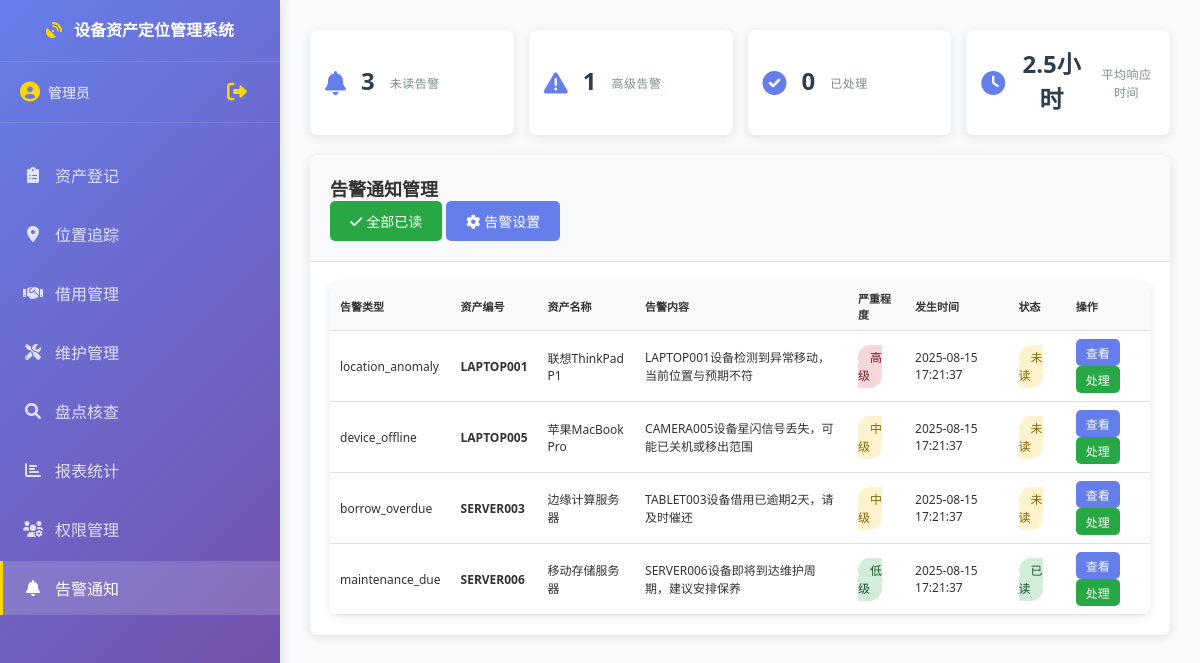
Page /alert_notification on the earlier database version.
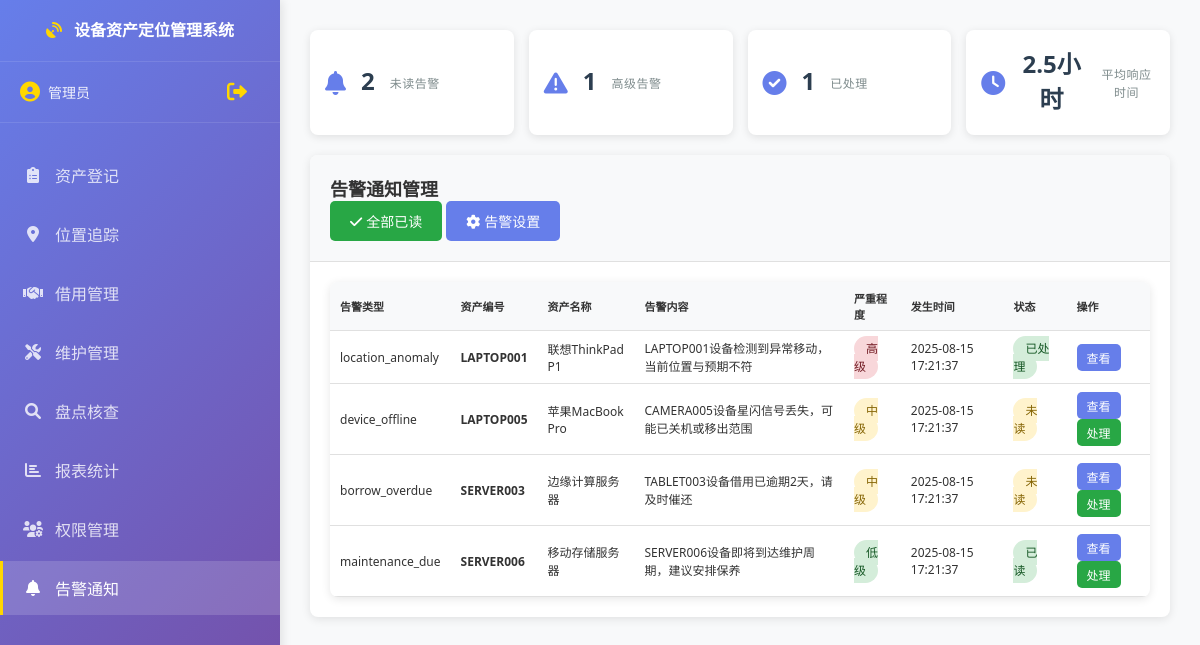
Same page on the later database version.
### tables this page shows
CREATE TABLE alerts (
            id INTEGER PRIMARY KEY AUTOINCREMENT,
            alert_type VARCHAR(50) NOT NULL,
            asset_id INTEGER,
            title VARCHAR(100) NOT NULL,
            message TEXT NOT NULL,
            severity VARCHAR(20) DEFAULT 'medium',
            status VARCHAR(20) DEFAULT 'unread',
            created_at TIMESTAMP DEFAULT CURRENT_TIMESTAMP,
            resolved_at TIMESTAMP,
            FOREIGN KEY (asset_id) REFERENCES assets (id)
        );

CREATE TABLE assets (
            id INTEGER PRIMARY KEY AUTOINCREMENT,
            asset_code VARCHAR(50) UNIQUE NOT NULL,
            asset_name VARCHAR(100) NOT NULL,
            category VARCHAR(50) NOT NULL,
            brand VARCHAR(50),
            model VARCHAR(50),
            purchase_date DATE,
            purchase_price DECIMAL(10,2),
            current_location VARCHAR(100),
            status VARCHAR(20) DEFAULT 'available',
            star_flash_tag_id VARCHAR(50),
            created_at TIMESTAMP DEFAULT CURRENT_TIMESTAMP,
            updated_at TIMESTAMP DEFAULT CURRENT_TIMESTAMP
        );

### app.py (the view)
@app.route('/alert_notification')
def alert_notification():
    conn = get_db_connection()
    alerts = conn.execute('''
        SELECT al.*, a.asset_name, a.asset_code
        FROM alerts al
        LEFT JOIN assets a ON al.asset_id = a.id
        ORDER BY al.created_at DESC
    ''').fetchall()
    unread_alerts = len([a for a in alerts if a['status'] == 'unread'])
    high_alerts = len([a for a in alerts if a['severity'] == 'high'])
    resolved_alerts = len([a for a in alerts if a['status'] == 'resolved'])
    conn.close()
    return render_template('index.html', active_page='alert_notification',
                         alerts=alerts, unread_alerts=unread_alerts,
                         high_alerts=high_alerts, resolved_alerts=resolved_alerts)

### database.py (called while the page is built)
def get_db_connection():
    conn = sqlite3.connect(DATABASE_PATH)
    conn.row_factory = sqlite3.Row
    return conn

### templates/index.html (shortened to what this page needs)
{% extends "base.html" %}  {%
block content %} {% if active_page == 'asset_register' %} {% include
'modules/asset_register.html' %} {% elif active_page == 'location_tracking' %}
{% include 'modules/location_tracking.html' %} {% elif active_page ==
'borrow_management' %} {% include 'modules/borrow_management.html' %} {% elif
active_page == 'maintenance_management' %} {% include
'modules/maintenance_management.html' %} {% elif active_page ==
'inventory_check' %} {% include 'modules/inventory_check.html' %} {% elif
active_page == 'report_statistics' %} {% include
'modules/report_statistics.html' %} {% elif active_page ==
'permission_management' %} {% include 'modules/permission_management.html' %} {%
elif active_page == 'alert_notification' %} {% include
'modules/alert_notification.html' %} {% endif %} {% endblock %}

### templates/base.html (shortened to what this page needs)
<!DOCTYPE html>
<html lang="zh-CN">
  <head>
    <link
      rel="stylesheet"
      href="{{ url_for('static', filename='css/style.css') }}"
    />
    <link
      rel="stylesheet"
      href="https://cdnjs.cloudflare.com/ajax/libs/font-awesome/6.0.0/css/all.min.css"
    />
  </head>
  <body>
    <div class="container">
      <nav class="sidebar">
        <div class="sidebar-header">
          <h2><i class="fas fa-satellite-dish"></i> 设备资产定位管理系统</h2>
        </div>
        <div class="user-info">
          <i class="fas fa-user-circle"></i>
          <span>管理员</span>
          <button class="btn-logout" onclick="logout()">
            <i class="fas fa-sign-out-alt"></i>
          </button>
        </div>
        <ul class="nav-menu">
          <li
            class="nav-item {{ 'active' if active_page == 'asset_register' }}"
          >
            <a href="{{ url_for('asset_register') }}">
              <i class="fas fa-clipboard-list"></i>
              <span>资产登记</span>
            </a>
          </li>
          <li
            class="nav-item {{ 'active' if active_page == 'location_tracking' }}"
          >
            <a href="{{ url_for('location_tracking') }}">
              <i class="fas fa-map-marker-alt"></i>
              <span>位置追踪</span>
            </a>
          </li>
          <li
            class="nav-item {{ 'active' if active_page == 'borrow_management' }}"
          >
            <a href="{{ url_for('borrow_management') }}">
              <i class="fas fa-handshake"></i>
              <span>借用管理</span>
            </a>
          </li>
          <li
            class="nav-item {{ 'active' if active_page == 'maintenance_management' }}"
          >
            <a href="{{ url_for('maintenance_management') }}">
              <i class="fas fa-tools"></i>
              <span>维护管理</span>
            </a>
          </li>
          <li
            class="nav-item {{ 'active' if active_page == 'inventory_check' }}"
          >
            <a href="{{ url_for('inventory_check') }}">
              <i class="fas fa-search"></i>
              <span>盘点核查</span>
            </a>
          </li>
          <li
            class="nav-item {{ 'active' if active_page == 'report_statistics' }}"
          >
            <a href="{{ url_for('report_statistics') }}">
              <i class="fas fa-chart-bar"></i>
              <span>报表统计</span>
            </a>
          </li>
          <li
            class="nav-item {{ 'active' if active_page == 'permission_management' }}"
          >
            <a href="{{ url_for('permission_management') }}">
              <i class="fas fa-users-cog"></i>
              <span>权限管理</span>
            </a>
          </li>
          <li
            class="nav-item {{ 'active' if active_page == 'alert_notification' }}"
          >
            <a href="{{ url_for('alert_notification') }}">
              <i class="fas fa-bell"></i>
              <span>告警通知</span>
            </a>
          </li>
        </ul>
      </nav>
      <main class="main-content">
        <div class="content-body">{% block content %}{% endblock %}</div>
      </main>
    </div>
  </body>
</html>

### templates/modules/alert_notification.html
<div class="stats-grid">
  <div class="stat-card">
    <div class="icon"><i class="fas fa-bell"></i></div>
    <div class="number">{{ unread_alerts }}</div>
    <div class="label">未读告警</div>
  </div>
  <div class="stat-card">
    <div class="icon"><i class="fas fa-exclamation-triangle"></i></div>
    <div class="number">{{ high_alerts }}</div>
    <div class="label">高级告警</div>
  </div>
  <div class="stat-card">
    <div class="icon"><i class="fas fa-check-circle"></i></div>
    <div class="number">{{ resolved_alerts }}</div>
    <div class="label">已处理</div>
  </div>
  <div class="stat-card">
    <div class="icon"><i class="fas fa-clock"></i></div>
    <div class="number">2.5小时</div>
    <div class="label">平均响应时间</div>
  </div>
</div>
<div class="card">
  <div class="card-header">
    <h3>告警通知管理</h3>
    <div>
      <button class="btn btn-success" onclick="markAllAlertsRead()">
        <i class="fas fa-check"></i> 全部已读
      </button>
      <button class="btn btn-primary" onclick="showAlertSettings()">
        <i class="fas fa-cog"></i> 告警设置
      </button>
    </div>
  </div>
  <div class="card-body">
    <table class="table">
      <thead>
        <tr>
          <th>告警类型</th>
          <th>资产编号</th>
          <th>资产名称</th>
          <th>告警内容</th>
          <th>严重程度</th>
          <th>发生时间</th>
          <th>状态</th>
          <th>操作</th>
        </tr>
      </thead>
      <tbody>
        {% for alert in alerts %}
        <tr data-alert-id="{{ alert.id }}">
          <td>{{ alert.alert_type }}</td>
          <td><strong>{{ alert.asset_code or '-' }}</strong></td>
          <td>{{ alert.asset_name or '系统' }}</td>
          <td>{{ alert.message }}</td>
          <td>
            {% if alert.severity == 'high' %}
            <span class="status-badge status-maintenance">高级</span>
            {% elif alert.severity == 'medium' %}
            <span class="status-badge status-borrowed">中级</span>
            {% else %}
            <span class="status-badge status-available">低级</span>
            {% endif %}
          </td>
          <td>{{ alert.created_at }}</td>
          <td>
            {% if alert.status == 'unread' %}
            <span class="status-badge status-borrowed">未读</span>
            {% elif alert.status == 'resolved' %}
            <span class="status-badge status-available">已处理</span>
            {% else %}
            <span class="status-badge status-available">已读</span>
            {% endif %}
          </td>
          <td>
            <button
              class="btn btn-primary btn-sm"
              onclick="viewAlert({{ alert.id }})"
            >
              查看
            </button>
            {% if alert.status != 'resolved' %}
            <button
              class="btn btn-success btn-sm"
              onclick="resolveAlert({{ alert.id }})"
            >
              处理
            </button>
            {% endif %}
          </td>
        </tr>
        {% endfor %}
      </tbody>
    </table>
  </div>
</div>

### static/css/style.css (style rules this page uses)
* { margin: 0; padding: 0; box-sizing: border-box; }
body { font-family: "Segoe UI", Tahoma, Geneva, Verdana, sans-serif; background-color: #f5f5f5; color: #333; }
.container { display: flex; height: 100vh; }
.sidebar { width: 280px; background: linear-gradient(135deg, #667eea 0%, #764ba2 100%); color: white; position: fixed; height: 100vh; overflow-y: auto; box-shadow: 2px 0 10px rgba(0, 0, 0, 0.1); }
.sidebar-header { padding: 20px; text-align: center; border-bottom: 1px solid rgba(255, 255, 255, 0.1); }
.sidebar-header h2 { font-size: 16px; font-weight: 600; line-height: 1.3; word-break: break-word; }
.sidebar-header i { margin-right: 8px; color: #ffd700; }
.nav-menu { list-style: none; padding: 20px 0; }
.nav-item { margin: 5px 0; }
.nav-item a { display: flex; align-items: center; padding: 15px 20px; color: rgba(255, 255, 255, 0.8); text-decoration: none; transition: all 0.3s ease; border-left: 3px solid transparent; }
.nav-item.active a { background-color: rgba(255, 255, 255, 0.15); color: white; border-left-color: #ffd700; }
.nav-item i { width: 20px; margin-right: 12px; text-align: center; }
.main-content { flex: 1; margin-left: 280px; display: flex; flex-direction: column; height: 100vh; }
.user-info { display: flex; align-items: center; padding: 15px 20px; border-bottom: 1px solid rgba(255, 255, 255, 0.1); color: rgba(255, 255, 255, 0.9); font-size: 14px; }
.user-info i { font-size: 20px; margin-right: 8px; color: #ffd700; }
.btn-logout { background: none; border: none; color: rgba(255, 255, 255, 0.7); cursor: pointer; margin-left: auto; padding: 5px; border-radius: 3px; transition: all 0.3s ease; }
.content-body { flex: 1; padding: 30px; overflow-y: auto; background-color: #f8f9fa; }
.card { background: white; border-radius: 8px; box-shadow: 0 2px 10px rgba(0, 0, 0, 0.1); margin-bottom: 20px; overflow: hidden; }
.card-header { padding: 20px; border-bottom: 1px solid #e0e0e0; background-color: #f8f9fa; }
.card-header h3 { font-size: 18px; font-weight: 600; color: #333; }
.card-body { padding: 20px; }
.btn { padding: 10px 20px; border: none; border-radius: 5px; cursor: pointer; font-size: 14px; font-weight: 500; text-decoration: none; display: inline-block; transition: all 0.3s ease; }
.btn-primary { background-color: #667eea; color: white; }
.btn-success { background-color: #28a745; color: white; }
.table { width: 100%; border-collapse: collapse; background: white; border-radius: 8px; overflow: hidden; box-shadow: 0 2px 10px rgba(0, 0, 0, 0.1); }
.table th, .table td { padding: 10px 12px; text-align: left; border-bottom: 1px solid #e0e0e0; font-size: 13px; }
.table th { background-color: #f8f9fa; font-weight: 600; color: #333; font-size: 12px; }
.status-badge { padding: 4px 12px; border-radius: 20px; font-size: 12px; font-weight: 500; text-transform: uppercase; }
.status-available { background-color: #d4edda; color: #155724; }
.status-borrowed { background-color: #fff3cd; color: #856404; }
.status-maintenance { background-color: #f8d7da; color: #721c24; }
.stats-grid { display: grid; grid-template-columns: repeat(auto-fit, minmax(200px, 1fr)); gap: 15px; margin-bottom: 20px; }
.stat-card { background: white; padding: 15px 20px; border-radius: 8px; box-shadow: 0 2px 10px rgba(0, 0, 0, 0.1); display: flex; align-items: center; gap: 15px; }
.stat-card .icon { font-size: 24px; color: #667eea; flex-shrink: 0; }
.stat-card .number { font-size: 24px; font-weight: 700; color: #333; margin-bottom: 2px; }
.stat-card .label { font-size: 12px; color: #666; text-transform: uppercase; letter-spacing: 0.5px; }
.stats-grid { display: grid; grid-template-columns: repeat(auto-fit, minmax(150px, 1fr)); gap: 15px; margin-bottom: 20px; }
.stat-card { background: white; padding: 15px; border-radius: 8px; box-shadow: 0 2px 8px rgba(0, 0, 0, 0.1); text-align: center; transition: transform 0.2s ease; }
.stat-card .number { font-size: 24px; font-weight: bold; color: #2c3e50; margin-bottom: 5px; }
.stat-card .label { font-size: 12px; color: #7f8c8d; font-weight: 500; }
@media (max-width: 1200px) { .table th, .table td { padding: 8px 10px; font-size: 12px; } }
@media (max-width: 1200px) { .table th { font-size: 11px; } }

Differences in the rows shown:
changed alerts "location_anomaly": status "未读 处理" → "已处理"
Other differences:
{{ unread_alerts }}: "3" → "2"
{{ resolved_alerts }}: "0" → "1"
